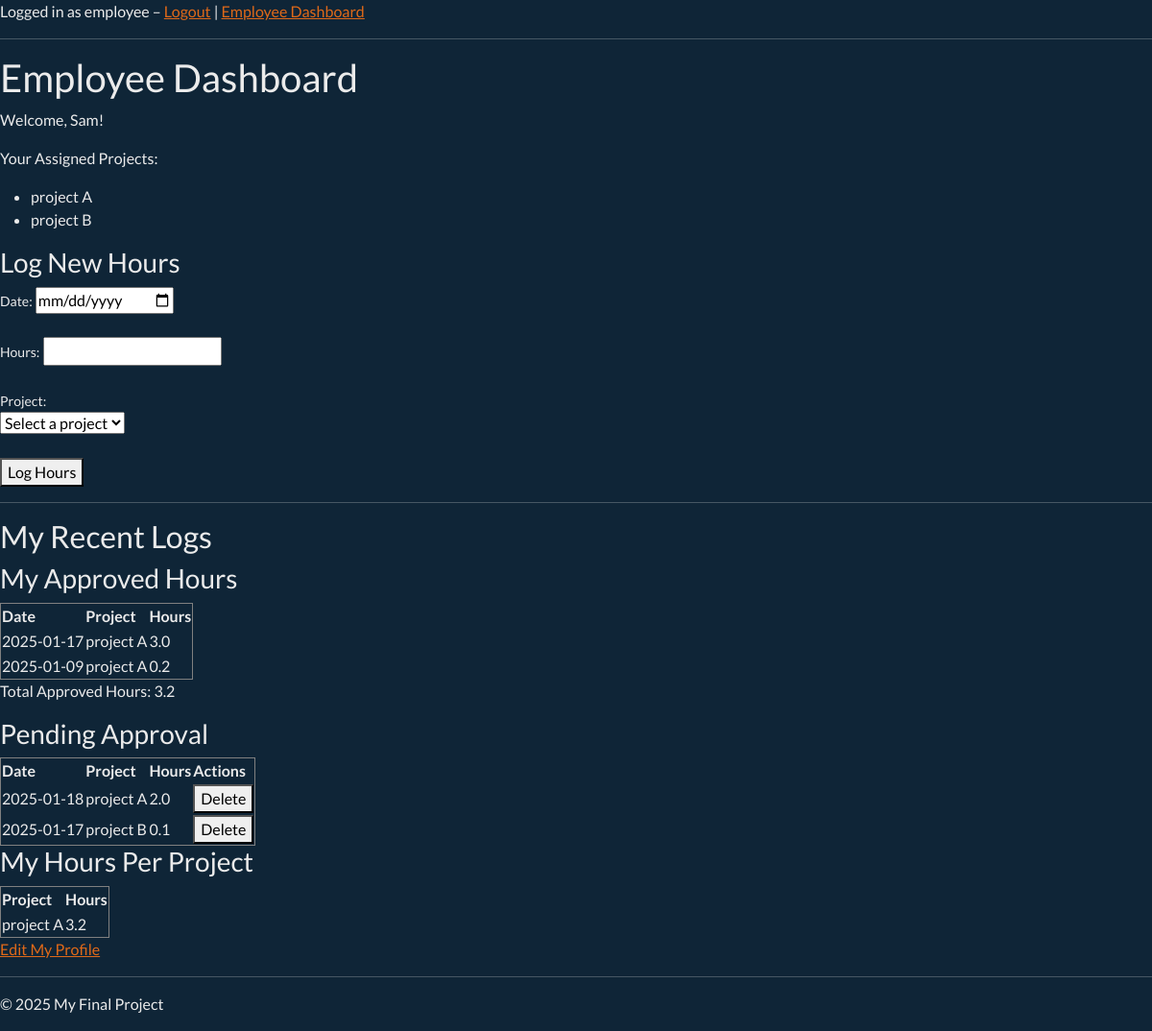
Page /employee/dashboard (signed in) on the earlier database version.
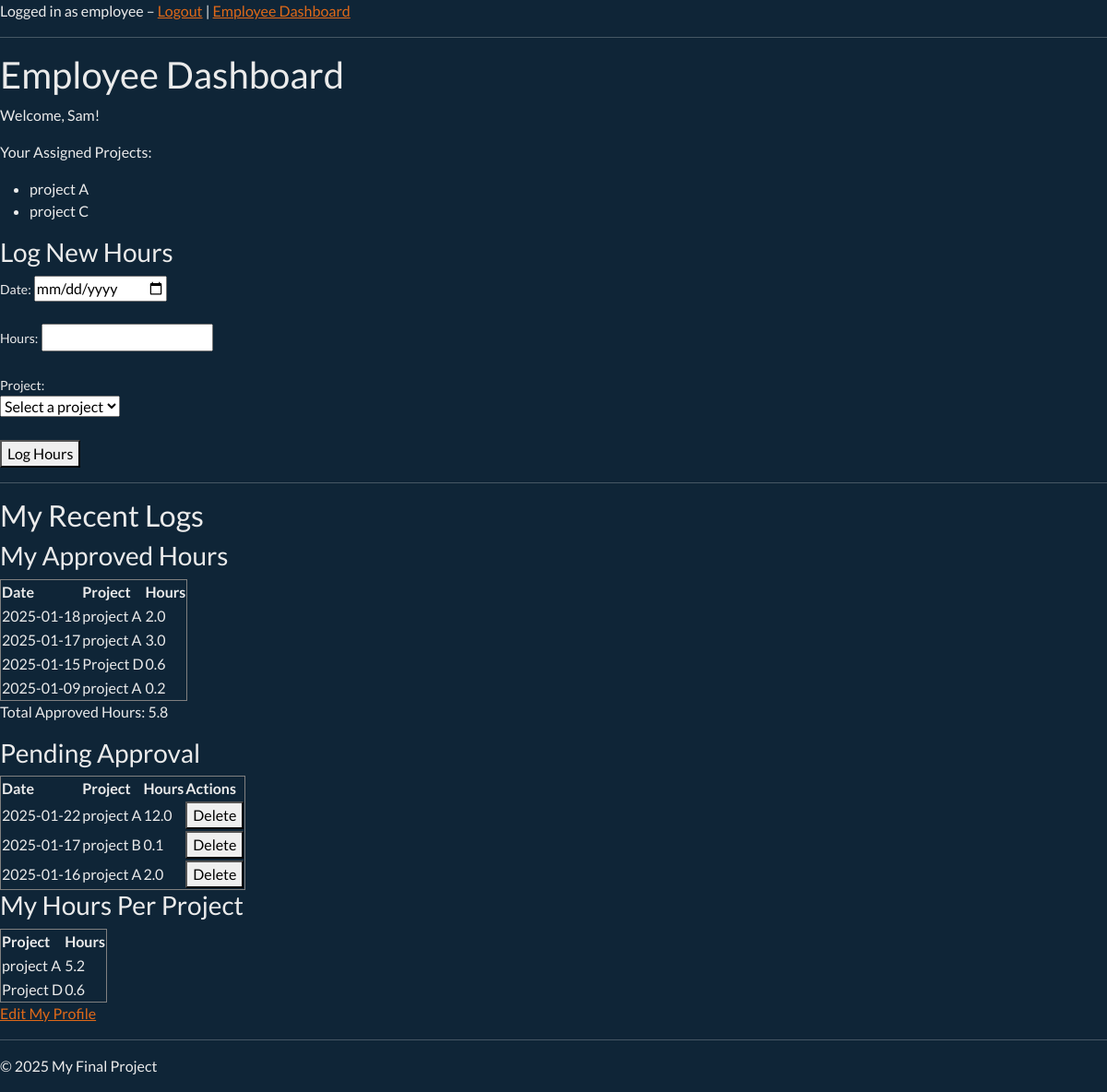
Same page on the later database version.
### app.py (models this page shows)
class User(db.Model):
    id = db.Column(db.Integer, primary_key=True)
    username = db.Column(db.String(150), unique=True, nullable=False)
    password = db.Column(db.String(150), nullable=False)
    role = db.Column(db.String(50), nullable=False, default="employee")
    first_name = db.Column(db.String(100), nullable=True)
    last_name = db.Column(db.String(100), nullable=True)
    phone = db.Column(db.String(50), nullable=True)
    address = db.Column(db.String(200), nullable=True)
    birthdate = db.Column(db.Date, nullable=True)
    hours_worked = db.Column(db.Float, default=0.0)
    projects = db.relationship(
        'Project',
        secondary=employee_projects,
        back_populates='users'
    )

class Project(db.Model):
    id = db.Column(db.Integer, primary_key=True)
    name = db.Column(db.String(150), unique=True, nullable=False)
    description = db.Column(db.String(500), nullable=True)
    total_hours = db.Column(db.Float, default=0.0)
    users = db.relationship(
        'User',
        secondary=employee_projects,
        back_populates='projects'
    )

class TimeLog(db.Model):
    id = db.Column(db.Integer, primary_key=True)
    user_id = db.Column(db.Integer, db.ForeignKey('user.id'), nullable=False)
    log_date = db.Column(db.Date, default=date.today)
    hours = db.Column(db.Float, default=0.0)
    approved = db.Column(db.Boolean, default=False)	# NEW: whether the hours are approved
    project_id = db.Column(db.Integer, db.ForeignKey('project.id'), nullable=True)
    project = db.relationship('Project')
    user = db.relationship('User', backref='time_logs')

### app.py (the view)
@app.route('/employee/dashboard')
@login_required
def employee_dashboard():
    if session.get('role') == 'admin':
        return redirect(url_for('manager_dashboard'))
    user_id = session['user_id']
    user = User.query.get(user_id)
    logs = TimeLog.query.filter_by(user_id=user_id).order_by(TimeLog.log_date.desc()).all()
    project_hours = {}
    total_approved_hours = 0
    for log in logs:
        if log.approved:
            project = log.project
            if project not in project_hours:
                project_hours[project] = 0
            project_hours[project] += log.hours
            total_approved_hours += log.hours
    return render_template(
        'employee_dashboard.html',
        user=user,
        logs=logs,
        project_hours=project_hours,
        total_approved_hours=total_approved_hours
    )

### app.py (called while the page is built)
def login_required(f):
    @wraps(f)
    def decorated_function(*args, **kwargs):
        if 'user_id' not in session:
            flash("Please log in first.", "warning")
            return redirect(url_for('login'))
        return f(*args, **kwargs)
    return decorated_function

@app.before_request
def setup():
    global app_initialized
    if not app_initialized:
        db.create_all()
        create_admin()
        app_initialized = True

### templates/employee_dashboard.html (shortened to what this page needs)
{% extends "base.html" %}
{% block content %}
<h1>Employee Dashboard</h1>
<p>Welcome, {{ user.username }}!</p>
{% if user.projects %}
  <p>Your Assigned Projects:</p>
  <ul>
    {% for proj in user.projects %}
      <li>{{ proj.name }}</li>
    {% endfor %}
  </ul>
{% else %}
  <p>You are not assigned to any project.</p>
{% endif %}
<h3>Log New Hours</h3>
<form method="POST" action="{{ url_for('employee_log_hours') }}">
    <label>Date:</label>
    <input type="date" name="date"><br><br>
    <label>Hours:</label>
    <input type="number" step="0.1" name="hours"><br><br>
    <label>Project:</label><br>
    <select name="project_id" required>
      <option value="" disabled selected>Select a project</option>
    </select>
    <br><br>
    <button type="submit">Log Hours</button>
</form>
<hr>
<h2>My Recent Logs</h2>
<h3>My Approved Hours</h3>
<table border="1">
    <thead>
        <tr>
            <th>Date</th>
            <th>Project</th>
            <th>Hours</th>
        </tr>
    </thead>
    <tbody>
    {% for log in logs if log.approved %}
        <tr>
            <td>{{ log.log_date }}</td>
            <td>{{ log.project.name if log.project else 'N/A' }}</td>
            <td>{{ log.hours }}</td>
        </tr>
    {% endfor %}
    </tbody>
</table>
<p>Total Approved Hours: {{ total_approved_hours }}</p>
<h3>Pending Approval</h3>
<table border="1">
    <thead>
        <tr>
            <th>Date</th>
            <th>Project</th>
            <th>Hours</th>
            <th>Actions</th>
        </tr>
    </thead>
    <tbody>
    {% for log in logs if not log.approved %}
        <tr>
            <td>{{ log.log_date }}</td>
            <td>{{ log.project.name if log.project else 'N/A' }}</td>
            <td>{{ log.hours }}</td>
            <td>
                <form action="{{ url_for('employee_delete_log', log_id=log.id) }}" method="POST">
                    <button type="submit">Delete</button>
                </form>
            </td>
        </tr>
    {% endfor %}
    </tbody>
</table>
<h3>My Hours Per Project</h3>
<table border="1">
    <thead>
        <tr>
            <th>Project</th>
            <th>Hours</th>
        </tr>
    </thead>
    <tbody>
        {% for proj, hours in project_hours.items() %}
        <tr>
            <td>{{ proj.name }}</td>
            <td>{{ hours }}</td>
        </tr>
        {% endfor %}
    </tbody>
</table>
<p><a href="{{ url_for('employee_edit_profile') }}">Edit My Profile</a></p>
{% endblock %}

### templates/base.html (shortened to what this page needs)
<!DOCTYPE html>
<html lang="en">
<head>
    <link rel="stylesheet" href="https://cdn.jsdelivr.net/npm/bootswatch@5.3.0/dist/superhero/bootstrap.min.css">
  </head>
<body>
  <header>
    <nav>
      {% if session['user_id'] is defined %}
          Logged in as {{ session.get('role') }}
          – <a href="{{ url_for('logout') }}">Logout</a>
          {% if session.get('role') == 'admin' %}
             | <a href="{{ url_for('manager_dashboard') }}">Manager Dashboard</a>
          {% else %}
             | <a href="{{ url_for('employee_dashboard') }}">Employee Dashboard</a>
          {% endif %}
      {% else %}
          <a href="{{ url_for('login') }}">Login</a> |
          <a href="{{ url_for('signup') }}">Sign Up</a>
      {% endif %}
    </nav>
  </header>
  <hr>
  <main>
    {% block content %}{% endblock %}
  </main>
  <footer>
    <hr>
    <p>&copy; 2025 My Final Project</p>
  </footer>
</body>
</html>

Differences in the rows shown:
no longer on this page (row unchanged): Project: name "project B", shown under "Employee Dashboard"
computed for Project "project A": hours "3.2" → "5.2"
now on this page (row unchanged): Project: name "project C", shown under "Employee Dashboard"
changed TimeLog (number 1 of 7 on the later page): moves from the list under "Pending Approval" to the list under "My Approved Hours"
added TimeLog: log_date "2025-01-15", project "Project D", hours "0.6", shown under "My Approved Hours"
added TimeLog: log_date "2025-01-22", project "project A", hours "12.0", shown under "Pending Approval"
added TimeLog: log_date "2025-01-16", project "project A", hours "2.0", shown under "Pending Approval"
added Project: name "Project D", hours "0.6", shown under "My Hours Per Project"
Other differences:
{{ total_approved_hours }}: "3.2" → "5.8"
